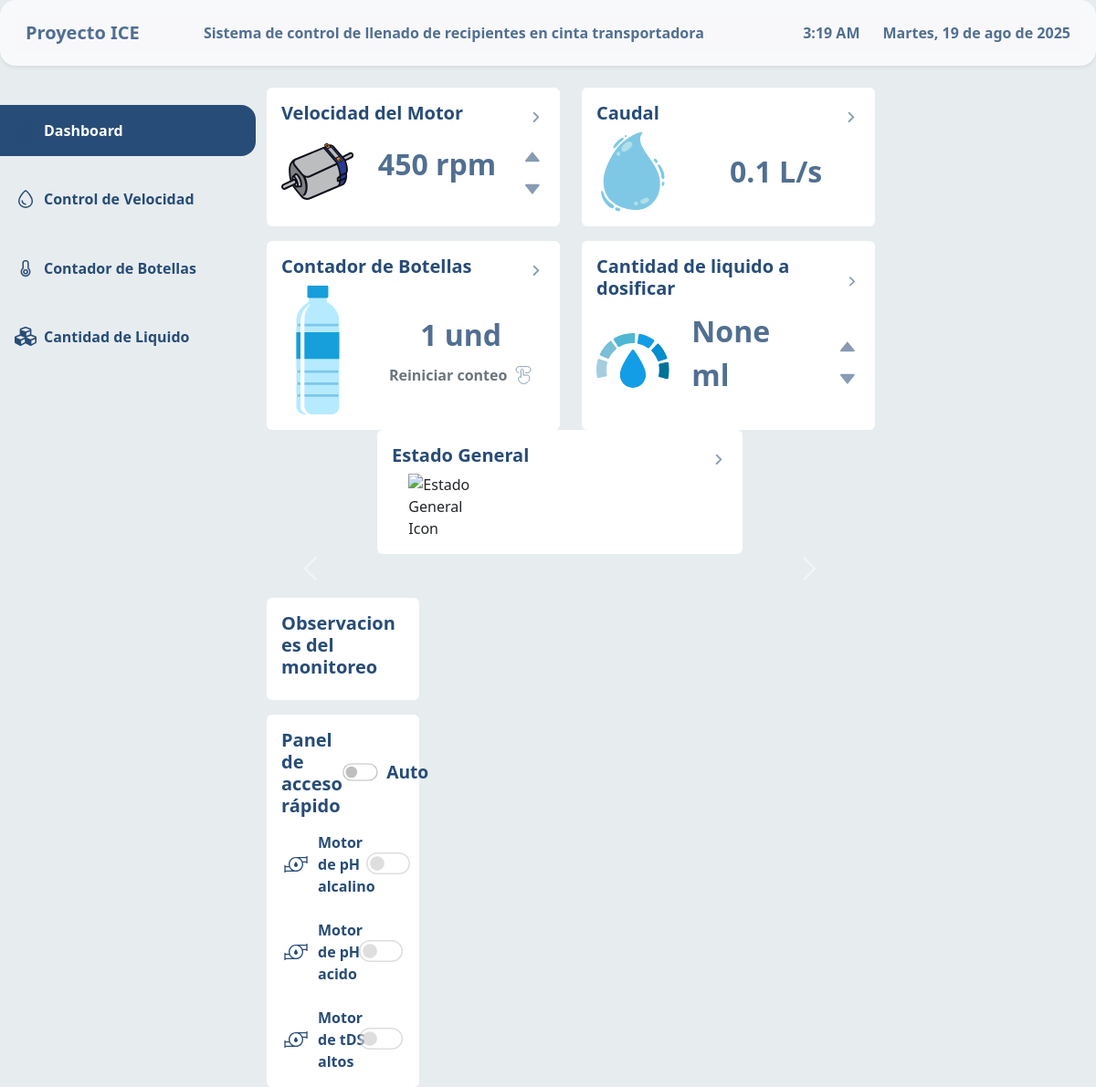
Before: / with the older database file.
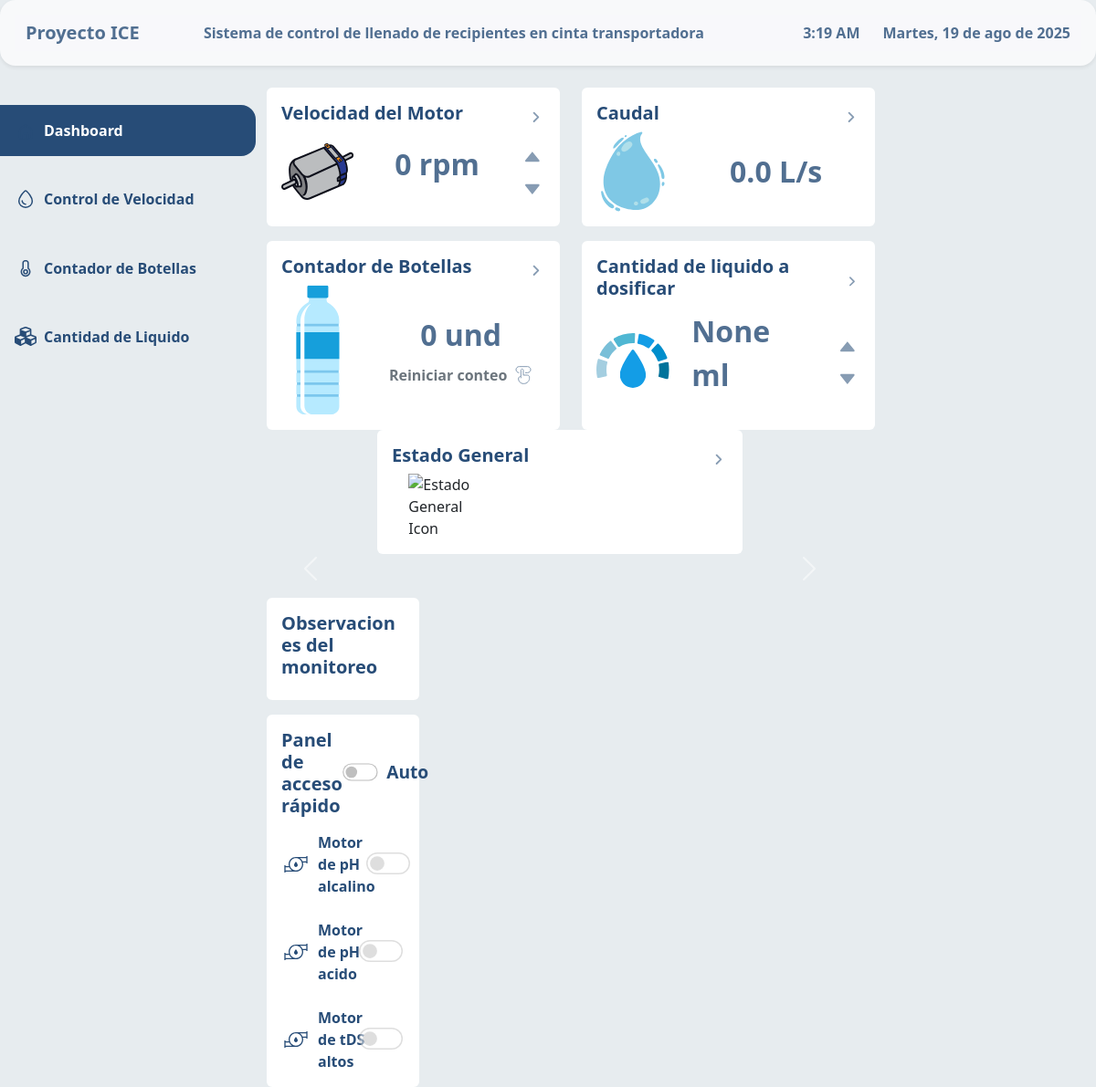
After: the same page with the newer database file.
### sensors/models.py (models this page shows, shortened)
class Measure(models.Model):
    timestamp = models.DateTimeField(auto_now_add=True)
    velocidad_motor = models.IntegerField()
    caudal = models.FloatField(null=True, blank=True)
    cant_botellas = models.IntegerField(default=0)
    cant_liquido = models.FloatField(null=True, blank=True)
    class Meta:
        ordering = ['-timestamp']
        verbose_name = "Measurement"
        verbose_name_plural = "Measurements"

### sensors/views.py (the view)
# urls.py: path("", views.dashboard, name="dashboard"),
def dashboard(request):
    measurements = Measure.objects.order_by('-timestamp')[:30]
    last_velocidad_motor = measurements[0].velocidad_motor if measurements else None
    last_caudal = measurements[0].caudal if measurements else None
    last_botellas = measurements[0].cant_botellas if measurements else None
    last_cant_liquido = measurements[0].cant_liquido if measurements else None
    suggestions = Suggestion.objects.order_by('-timestamp')[:5]
    context = {
        'measurements': measurements,
        'last_velocidad_motor': last_velocidad_motor,
        'last_caudal': last_caudal,
        'last_botellas': last_botellas,
        'last_cant_liquido': last_cant_liquido,
        'suggestions': suggestions,
    }
    return render(request, 'dashboard.html', context)

### templates/dashboard.html (shortened to what the changed rows need)
{% extends 'base.html' %}
{% load custom_filters %}
{% load static %} {% block content %}
    <div class="container">
        <div class="row">
            <div class="col-md-9">
                <div class="row mb-3 align-items-stretch">
                    <div class="col-md-6 col-sm-12 d-flex flex-wrap">
                        <div class="card border-0 flex-fill d-flex h-100">
                            <div class="card-body h-100 d-flex flex-column">
                                <div class="row flex-grow-1 align-items-center">
                                    <div class="col-md-6 d-flex justify-content-center align-items-center">
                                        <p class="vel-motor-text fw-bold" id="last_velocidad_motor">{{ last_velocidad_motor }} rpm</p>
                                    </div>
                                </div>
                            </div>
                        </div>
                        </div>
                        <div class="col-md-6 d-flex">
                            <div class="card border-0 flex-fill d-flex h-100">
                                <div class="card-body h-100 d-flex flex-column">
                                    <div class="row flex-grow-1 align-items-center">
                                        <div class="col-md-8 d-flex flex-column align-items-center justify-content-center">
                                            <p class="caudal-text fw-bold mb-0" id="last_caudal">
                                                {{ last_caudal }} L/s
                                            </p>
                                        </div>
                                    </div>
                                </div>
                            </div>
                        </div>
                        </div>
                        <div class="row mb-3">
                            <div class="col-md-6 d-flex">
                                <div class="card border-0 flex-fill d-flex h-100">
                                    <div class="card-body h-100 d-flex flex-column">
                                        <div class="row flex-grow-1 align-items-center">
                                            <div class="col-md-8 d-flex flex-column align-items-center justify-content-center">
                                                <p class="tds-text fw-bold mb-0 text-center" id="last_tds">{{ last_botellas }} und</p>
                                                <a class="text-decoration-none d-flex justify-content-center align-items-center mt-2">
                                                    <span class="text-muted fw-bold me-2">Reiniciar conteo</span>
                                                    <img
                                                        src="{% static 'assets/button-hand.svg' %}"
                                                        alt="Reset Icon"
                                                        class="img-fluid"
                                                        width="20"
                                                    />
                                                </a>
                                            </div>
                                        </div>
                                    </div>
                                </div>
                            </div>
            </div>
        </div>
    </div>
{% endblock %}

Changed rows visible on the page:
no longer on this page (row edited): Measure: caudal "0.1"
added Measure: caudal "0.0"
Other visible differences:
{{ last_velocidad_motor }}: "450" → "0"
{{ last_botellas }}: "1" → "0"
